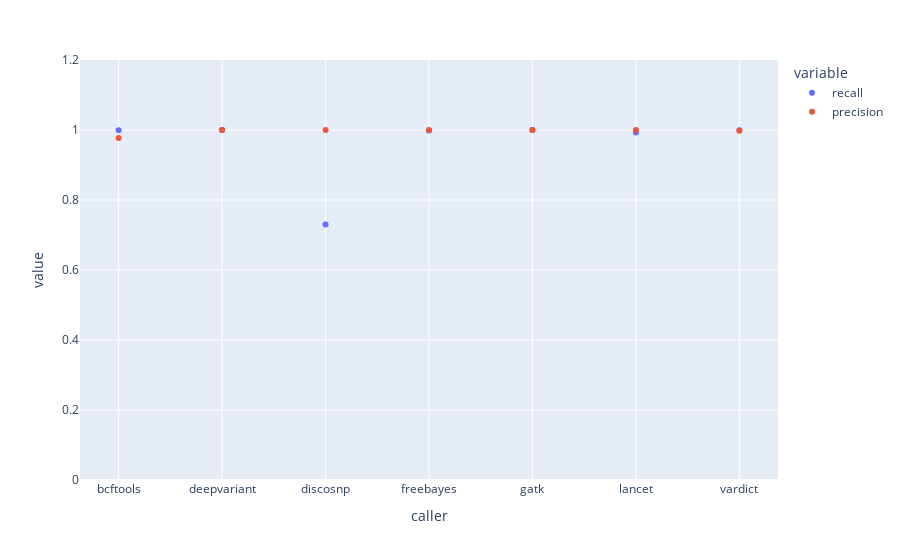

Notebook code for this chart:
### Markdown cell above
### DEL only

### Code cell
fig = px.scatter(del_summary_nofilter, x='caller', y=['recall', 'precision'], range_y=[0,1.2],
                 category_orders={'caller': ['bcftools', 'deepvariant', 'discosnp', 'freebayes', 
                                             'gatk', 'lancet', 'vardict']})
fig.show()

### Figure 1 — Plotly figure (JSON) as saved in the notebook; plotly's stock layout.template omitted (floating-point values rounded to 4 significant figures)
{"data": [{"hovertemplate": "variable=recall<br>caller=%{x}<br>value=%{y}<extra></extra>", "legendgroup": "recall", "marker": {"color": "#636efa", "symbol": "circle"}, "mode": "markers", "name": "recall", "orientation": "v", "showlegend": true, "type": "scatter", "x": ["deepvariant", "bcftools", "vardict", "freebayes", "lancet", "gatk", "discosnp"], "xaxis": "x", "y": [1, 0.9992, 0.9992, 0.9988, 0.993, 1, 0.7301], "yaxis": "y"}, {"hovertemplate": "variable=precision<br>caller=%{x}<br>value=%{y}<extra></extra>", "legendgroup": "precision", "marker": {"color": "#EF553B", "symbol": "circle"}, "mode": "markers", "name": "precision", "orientation": "v", "showlegend": true, "type": "scatter", "x": ["deepvariant", "bcftools", "vardict", "freebayes", "lancet", "gatk", "discosnp"], "xaxis": "x", "y": [1, 0.9773, 0.9979, 1, 1, 1, 1], "yaxis": "y"}], "layout": {"autosize": true, "legend": {"title": {"text": "variable"}, "tracegroupgap": 0}, "margin": {"t": 60}, "xaxis": {"anchor": "y", "autorange": true, "categoryarray": ["bcftools", "deepvariant", "discosnp", "freebayes", "gatk", "lancet", "vardict"], "categoryorder": "array", "domain": [0, 1], "range": [-0.3645, 6.364], "title": {"text": "caller"}, "type": "category"}, "yaxis": {"anchor": "x", "domain": [0, 1], "range": [0, 1.2], "title": {"text": "value"}, "type": "linear"}}}
